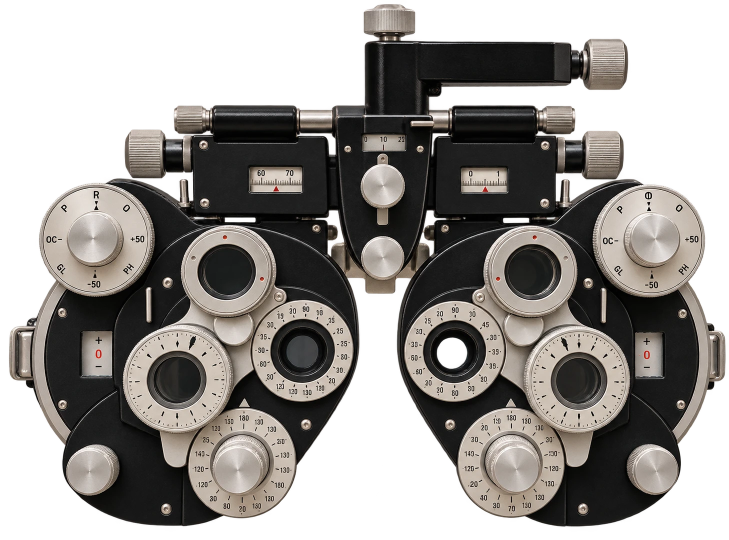
#> input picture world_roads/phoropter_ai/assets/phoropter.webp, 1457 x 1080 px (shown at 1/2 size); its folder holds only this picture in this run
$ python clinic_ui.py
#> lines starting #> are read from the running program, lines starting #| are printed output that depends on the picture
### world_roads/phoropter_ai/ui.py
"""Shared look and drawing for the phoropter video (1920x1080, 30 fps): the patient's view, the phoropter, panels."""
import os, sys, math
from functools import lru_cache
import numpy as np
from PIL import Image, ImageDraw, ImageFont
from scipy.signal import fftconvolve

HERE = os.path.dirname(os.path.abspath(__file__))
ROOT = os.path.dirname(HERE)
sys.path.insert(0, os.path.join(ROOT, "signal"))
import style as ST                                   # Inter fonts, Pillow translucent-text fix, captions
from optics import psf, effective_residual

OUT = os.path.join(HERE, "out")
W, H, FPS = 1920, 1080, 30
BG = (8, 10, 16)
INK, INK2, MUTED = (240, 244, 250), (170, 186, 206), (120, 136, 158)
GOLD, RED, GREEN, CYAN = (255, 186, 80), (255, 110, 90), (110, 220, 140), (90, 200, 255)
PANEL = (6, 10, 18)
CARD = (18, 24, 36)
LINE = (44, 54, 72)
font = ST.font
fade = ST.fade


def smooth(x):
    x = min(max(x, 0.0), 1.0)
    return x * x * (3 - 2 * x)


def to_lin(c):
    c = np.asarray(c, np.float32) / 255.0
    return np.where(c <= 0.04045, c / 12.92, ((c + 0.055) / 1.055) ** 2.4)


def to_srgb(x):
    x = np.clip(x, 0, 1)
    return (np.where(x <= 0.0031308, x * 12.92, 1.055 * np.power(x, 1 / 2.4) - 0.055) * 255.0 + 0.5).astype(np.uint8)


# ------------------------------------------------------------------ the eye chart
PX = 0.22                                            # arcmin of visual angle per chart pixel
CHART_LINES = [(0.70, "20/100", "HV"), (0.54, "20/70", "KDN"), (0.40, "20/50", "ZRSC"), (0.30, "20/40", "NOVHK"),
               (0.18, "20/30", "DSZRC"), (0.10, "20/25", "VKNHOZ"), (0.00, "20/20", "RCSDVN"),
               (-0.12, "20/15", "OHZKCRS")]
CHART_W, CHART_H = 500, 772
WHITE_LIN, BLACK_LIN = 0.80, 0.012


# [78 lines left out: functions chart, proj_chart, _view, patient_view, not called in this run]


# ------------------------------------------------------------------ drawing helpers
def rr(d, box, r, fill=None, outline=None, width=1):
    d.rounded_rectangle(box, r, fill=fill, outline=outline, width=width)


def text(d, xy, s, size, col=INK, weight="SemiBold", anchor="la", a=1.0):
    if a <= 0:
        return
    d.text(xy, s, font=font(size, weight), fill=tuple(col) + (int(255 * a),), anchor=anchor)


def fmt_d(x, plus=True):
    x = float(x)
    if abs(x) < 0.005:
        return "Plano" if plus else "0.00"
    return f"{'+' if x > 0 else '−'}{abs(x):.2f}"


# [50 lines left out: functions fmt_rx, phoropter, snellen_labels, not called in this run]


def badge(d, cx, cy, s, col, a=1.0, r=34):
    d.ellipse([cx - r, cy - r, cx + r, cy + r], fill=tuple(col) + (int(235 * a),))
    text(d, (cx, cy + 1), s, int(r * 1.15), BG, "Bold", "mm", a)


def new_frame(col=BG):
#> called with col = (8, 10, 16)
    im = Image.new("RGB", (W, H), col)
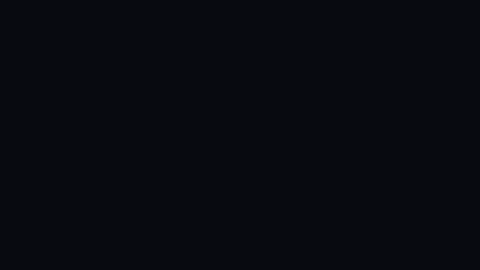
#> im: PIL image 1920x1080 RGB (shown at 1/4 size); mean R, G, B 8, 10, 16
    return im, ImageDraw.Draw(im, "RGBA")


# [13 lines that do not run on import are left out]

### world_roads/signal/style.py
"""Shared look for the long signal-fire video (1920x1080): fonts, colours, captions, title cards."""
import os
import numpy as np
from PIL import Image, ImageDraw, ImageFont

FD = "/usr/share/fonts/opentype/inter"
INK, INK2, MUTED = (240, 244, 250), (170, 186, 206), (120, 136, 158)
GOLD, RED = (255, 186, 80), (255, 110, 90)
PANEL = (6, 10, 18)
_F = {}

# Pillow 12 draws text at full opacity whatever the fill's alpha (shapes blend correctly), so every text fade
# would pop on and off. Text with a translucent fill is drawn into a mask scaled by its alpha instead.
_TEXT = ImageDraw.ImageDraw.text


def _text(self, xy, text, fill=None, font=None, anchor=None, *args, **kw):
    if args or not (isinstance(fill, tuple) and len(fill) == 4 and fill[3] < 255) or kw.get("stroke_width"):
        return _TEXT(self, xy, text, fill, font, anchor, *args, **kw)
    a = fill[3]
    if a <= 0 or not text:
        return
    l, t, r, b = self.textbbox(xy, text, font=font, anchor=anchor, **kw)
    l, t, r, b = int(l) - 2, int(t) - 2, int(r) + 3, int(b) + 3
    mask = Image.new("L", (r - l, b - t), 0)
    _TEXT(ImageDraw.Draw(mask), (xy[0] - l, xy[1] - t), text, 255, font, anchor, **kw)
    mask = mask.point(lambda v: v * a // 255)
    self._image.paste(tuple(fill[:3]), (l, t, r, b), mask)


ImageDraw.ImageDraw.text = _text


def font(size, weight="SemiBold"):
    k = (size, weight)
    if k not in _F:
        _F[k] = ImageFont.truetype(os.path.join(FD, f"Inter-{weight}.otf"), size, layout_engine=ImageFont.Layout.RAQM)
    return _F[k]


# [57 lines left out: functions fade, caption, draw_captions, ring_label, not called in this run]

### world_roads/phoropter_ai/chart.py
"""A projected letter chart, read letter by letter (used from attempt 3 on).

* Lines run from logMAR 1.0 (20/200) to -0.3 (20/10) in 0.1 steps. Small lines carry 5 letters. Big lines
  carry fewer, as on a projected chart: as many as fit the screen one letter-width apart (at most 5).
* Each letter is recognised with probability
      p(L) = g + (1 - g) / (1 + exp(-(L - T) / s)),   g = 0.1 (10 Sloan letters), s = 0.04 logMAR,
  where L is the line's logMAR and T is the patient's acuity threshold through the current lens (the blur
  model in optics.py), jittered by N(0, 0.02) each time they read. At L = T they get 55% of letters;
  one line bigger, 93%; one line smaller, 17%.
* "Read the smallest line you can": the patient reads down the chart and stops at the first line where they
  get half or fewer right. They report the last line before that and how many of its letters they got.
* "Read this line": the patient reads only the line on the screen; the answer is letters correct of n.
"""
import numpy as np

LINES = np.round(np.arange(1.0, -0.301, -0.1), 1)          # top to bottom
GUESS, SLOPE, JITTER = 0.1, 0.04, 0.02
SCREEN_ARCMIN = 110.0                                       # projector width available for a line of letters


def n_letters(L):
    h = 5 * 10 ** np.asarray(L)                             # letter height in arcmin (5 x MAR)
    return np.clip(np.floor((SCREEN_ARCMIN / h + 1) / 2), 1, 5).astype(int)


N_PER_LINE = n_letters(LINES)


def p_correct(L, T):
    return GUESS + (1 - GUESS) / (1 + np.exp(-(L - T) / SLOPE))


# [20 lines left out: functions read_all, read_line, not called in this run]


def score(line, k, n):
    """Letter-by-letter acuity from a 'smallest line' reading: each missed letter on that line adds 0.02."""
    return line + 0.1 * (n - k) / np.maximum(n, 1)


# [5 lines left out: function snellen_of, not called in this run]


# [11 lines that do not run on import are left out]

### world_roads/phoropter_ai/clinic_ui.py
"""Drawing for the clinic video: the real phoropter (colour-coded to the AI's buttons), the buttons panel, the
patient's answer box (with live odds), and the clinic scorecard.

Colour code (the same everywhere: phoropter parts, buttons, move chips):
    sphere blue, cylinder green, axis violet, cross-cylinder red, prism (balance) orange, occluder grey,
    chart white, prescribe gold.
"""
import os, math
from functools import lru_cache
import numpy as np
from PIL import Image, ImageDraw, ImageFilter
import ui
from ui import W, H, BG, INK, INK2, MUTED, CARD, LINE, text, rr, fmt_d
import env3 as E3

HERE = ui.HERE
SPHERE, CYL, AXIS, JCC, PRISM, OCC, CHART, RXC = ((70, 150, 255), (60, 200, 120), (176, 124, 255), (255, 88, 88),
                                                  (255, 150, 40), (128, 140, 160), (236, 240, 248), (255, 205, 80))
GROUP_COL = {"sphere": SPHERE, "cyl": CYL, "axis": AXIS, "jcc": JCC, "prism": PRISM, "occ": OCC, "chart": CHART,
             "rx": RXC}
GROUP_NAME = {"sphere": "SPHERE: lens power", "cyl": "CYLINDER: astigmatism power", "axis": "AXIS: turn the cylinder",
              "jcc": "CROSS-CYLINDER: fine-tune the cylinder", "prism": "PRISM: compare the two eyes",
              "occ": "OCCLUDER: which eye", "chart": "PROJECTOR CHART", "rx": "FINISH"}

# every button: (index, chip line 1, chip line 2, panel label, what it does, group)
BUTTONS = [
    (E3.SP25, "+0.25", "sphere", "Sphere +0.25", "a quarter step more plus", "sphere"),
    (E3.SM25, "−0.25", "sphere", "Sphere −0.25", "a quarter step more minus", "sphere"),
    (E3.SP100, "+1.00", "sphere", "Sphere +1.00", "a big jump more plus", "sphere"),
    (E3.SM100, "−1.00", "sphere", "Sphere −1.00", "a big jump more minus", "sphere"),
    (E3.CMP_P, "1 or 2?", "with +0.25?", "Ask: “1 or 2?” (+0.25)", "is it clearer with +0.25 (2) or without (1)?",
     "sphere"),
    (E3.CMP_M, "1 or 2?", "with −0.25?", "Ask: “1 or 2?” (−0.25)", "is it clearer with −0.25 (2) or without (1)?",
     "sphere"),
    (E3.OU_P, "+0.25", "both eyes", "Both eyes +0.25", "more plus on both eyes together", "sphere"),
    (E3.OU_M, "−0.25", "both eyes", "Both eyes −0.25", "more minus on both eyes together", "sphere"),
    (E3.R_P, "+0.25", "right eye", "Right eye +0.25", "more plus on the right eye only", "sphere"),
    (E3.L_P, "+0.25", "left eye", "Left eye +0.25", "more plus on the left eye only", "sphere"),
    (E3.CYL_MORE, "−0.25", "cylinder", "Cylinder −0.25", "more astigmatism correction", "cyl"),
    (E3.CYL_LESS, "+0.25", "cylinder", "Cylinder +0.25", "less astigmatism correction", "cyl"),
    (E3.AXP2, "+2°", "axis", "Axis +2°", "turn the cylinder a touch", "axis"),
    (E3.AXM2, "−2°", "axis", "Axis −2°", "", "axis"),
    (E3.AXP5, "+5°", "axis", "Axis +5°", "turn it a bit", "axis"),
    (E3.AXM5, "−5°", "axis", "Axis −5°", "", "axis"),
    (E3.AXP15, "+15°", "axis", "Axis +15°", "turn it a lot", "axis"),
    (E3.AXM15, "−15°", "axis", "Axis −15°", "", "axis"),
    (E3.JCC_AX, "1 or 2?", "turn which way?", "Cross-cyl: axis", "flip the cross-cylinder: which way should the axis turn?",
     "jcc"),
    (E3.JCC_PW, "1 or 2?", "more or less cyl?", "Cross-cyl: power",
     "flip the cross-cylinder: more or less cylinder?", "jcc"),
    (E3.BALANCE, "Top or", "bottom clearer?", "Balance: top or bottom?",
     "prism splits the line in two: right eye on top, left eye below", "prism"),
    (E3.NEXT, "Next eye", "R → L → both", "Next eye", "cover one eye: right, then left, then both open", "occ"),
    (E3.READ, "Read the", "smallest line", "Ask: “Read the smallest line”", "how far down the chart can they read?",
     "chart"),
    (E3.READ_LINE, "Read", "this line", "Ask: “Read this line”", "how many letters can they get on this line?", "chart"),
    (E3.LINE_SM, "Smaller", "letters", "Smaller line", "show smaller letters", "chart"),
    (E3.LINE_LG, "Bigger", "letters", "Bigger line", "show bigger letters", "chart"),
    (E3.RX, "Prescribe", "done", "Prescribe", "the exam is over: these are the glasses", "rx"),
]
BTN = {b[0]: b for b in BUTTONS}
assert len(BUTTONS) == E3.N_ACT3


def col_of(a):
    return GROUP_COL[BTN[a][5]]


# ---------------------------------------------------------------- the phoropter photo
SRC = os.path.join(HERE, "assets", "phoropter.webp")
SRC_W, SRC_H = 1457, 1080
# part centres and radii in the photo (examiner's view: the patient's right eye is on the left)
PARTS = {
    "occ": [(192, 478, 112), (1297, 478, 112)],
    "sphere": [(196, 707, 46), (1293, 707, 46)],
    "sphere_knob": [(187, 940, 52), (1305, 940, 52)],
    "axis": [(355, 750, 108), (1157, 750, 108)],
    "aperture": [(355, 750, 52), (1157, 750, 52)],
    "jcc": [(455, 540, 92), (1060, 540, 92)],
    "prism": [(607, 700, 100), (908, 700, 100)],
    "cyl": [(485, 925, 108), (1022, 925, 108)],
}
PART_GROUP = {"occ": "occ", "sphere": "sphere", "sphere_knob": "sphere", "axis": "axis", "jcc": "jcc",
              "prism": "prism", "cyl": "cyl"}


@lru_cache(8)
def photo(scale):
#> called with scale = 0.6
    im = Image.open(SRC).convert("RGBA")
#> im is the input picture: PIL image 1457x1080 RGBA; mean R, G, B, A 62, 58.5, 55.1, 155.8
    return im.resize((int(SRC_W * scale), int(SRC_H * scale)), Image.LANCZOS)
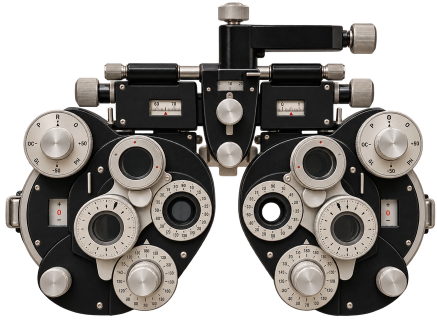
#> returned value: PIL image 874x648 RGBA (shown at 1/2 size); mean R, G, B, A 60.4, 57, 53.7, 155.9; transparent parts drawn white


def _ring(d, x, y, r, col, w, a):
    d.ellipse([x - r, y - r, x + r, y + r], outline=tuple(col) + (int(255 * a),), width=max(1, int(w)))


def draw_phoropter(im, x0, y0, scale, state=None, hot=None, a=1.0, rings=True, labels=False, legend_only=None):
    """Paste the photo at (x0, y0) and colour-code its parts.

    state: dict with S, C, ax (two eyes each), phase (0 right, 1 left, 2 both), jcc (None or 1/2 shown),
           prism (bool).  hot: (group, eye or None) to glow.  legend_only: draw rings only for these groups."""
    ph = photo(scale)
    if a < 1:
        ph = ph.copy()
        ph.putalpha(ph.getchannel("A").point(lambda v: int(v * a)))
    im.paste(ph, (int(x0), int(y0)), ph)
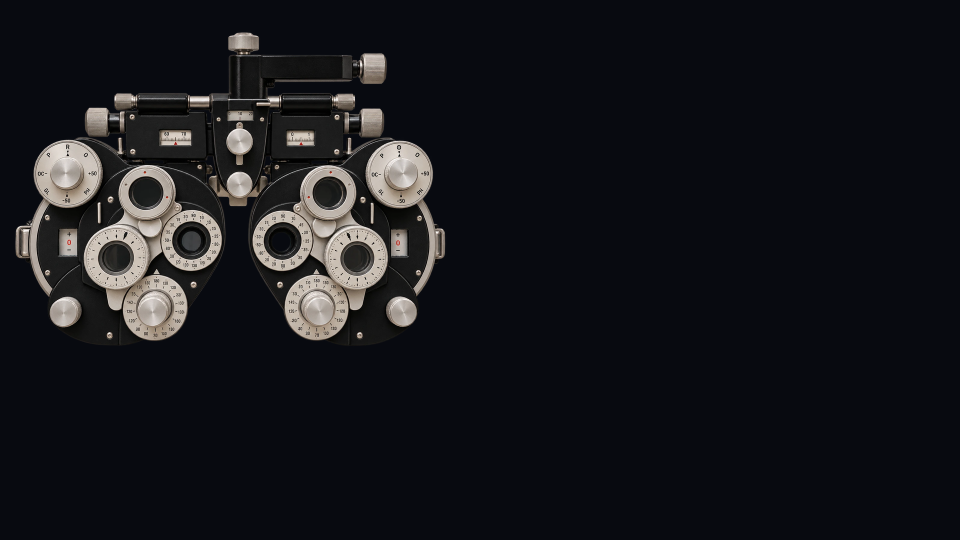
#> im: PIL image 1920x1080 RGB (shown at 1/2 size); mean R, G, B 22.6, 23.4, 27.5
    d = ImageDraw.Draw(im, "RGBA")
    P = lambda cx, cy: (x0 + cx * scale, y0 + cy * scale)
    phase = state.get("phase", 0) if state else 0
    # occluder: cover the eye not being tested
    if state is not None and phase < 2:
        cov = 1 - phase
        cx, cy, r = PARTS["aperture"][cov]
        x, y = P(cx, cy)
        rr_ = r * scale
        d.ellipse([x - rr_, y - rr_, x + rr_, y + rr_], fill=(4, 5, 8, int(250 * a)))
        text(d, (x, y), "COVERED", max(10, int(15 * scale / 0.6)), MUTED, "Bold", "mm", a)
#> (the rest of the program and of its run is left out)
